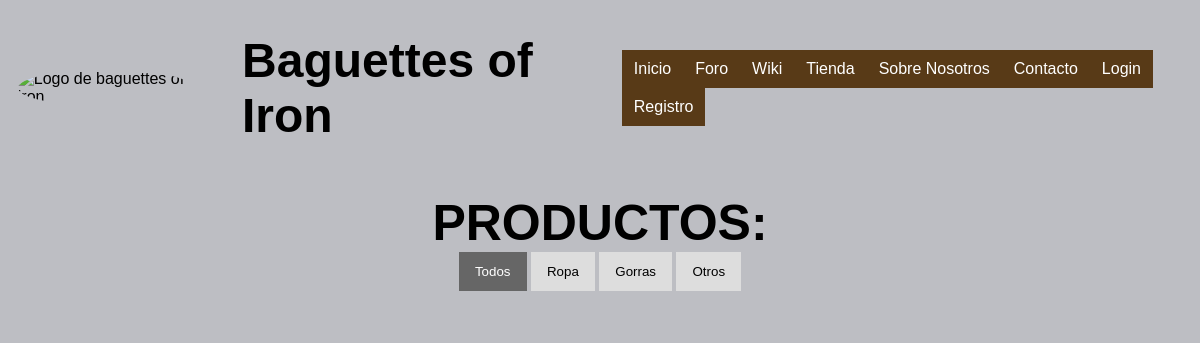
Before: /store.php with the older database file.
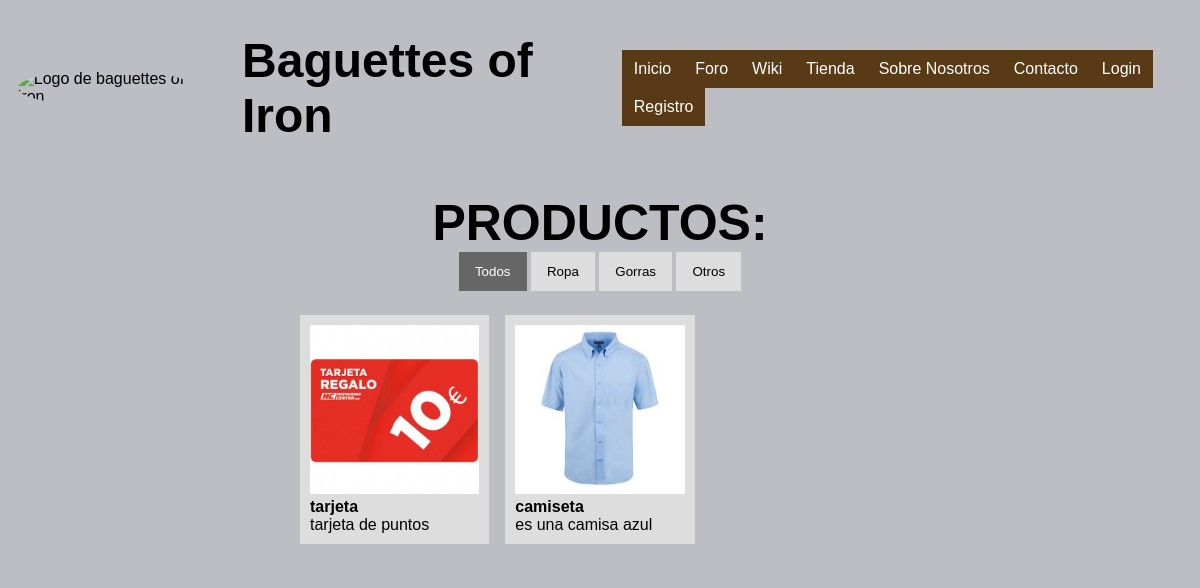
After: the same page with the newer database file.
### tables this page shows
CREATE TABLE `produtos` (
  `id` int(10) NOT NULL,
  `nombre` varchar(50) NOT NULL,
  `descripcion` varchar(50) NOT NULL,
  `imagen` varchar(100) NOT NULL,
  `id_tipo` int(10) NOT NULL
);

### includes/validation.php (called while the page is built, shortened)
<?php
    function isValidSession(){
        return isset($_SESSION['login'])&&isset($_SESSION['username']);
    }
?>

### includes/bootup.php (called while the page is built, shortened)
<?php
    spl_autoload_register(function($class){
        $prefix="es\\fdi\\ucm\\aw";
        $base_dir = __DIR__;
        $len = strlen($prefix);
        $relative_class = substr($class,$len);
        $file = $base_dir.str_replace('\\','/',$relative_class).'.php';
    });
?>

### includes/aplicacion.php (called while the page is built, shortened)
<?php
    class Aplicacion
    {
        private static  $instance = null;
        private $conn=null;
        public $datosBD=array();
        public static function getInstance(){
            if(Aplicacion::$instance==null)
                Aplicacion::$instance = new Aplicacion();
            return Aplicacion::$instance;
        }
        public function init($datos){
            $this->datosBD= $datos;
        }
        public function conexionBD(){
            if($this->conn==null){
                $this->conn = new \mysqli($this->datosBD['host'],$this->datosBD['user'],$this->datosBD['pass'],$this->datosBD['bd']);
            }
            return $this->conn;
        }
    }
?>

### includes/producto.php (called while the page is built, shortened)
<?php
    class Producto
    {
        public static function show(){
            $preparedStatement=Aplicacion::getInstance()->conexionBD()->prepare("SELECT * FROM produtos");
            $preparedStatement->execute();
            $preparedStatement->store_result();
            if($preparedStatement->num_rows>0){
                $listProductos =Array();
                $preparedStatement->bind_result($id,$nombre,$description,$image,$type);
                while ($preparedStatement->fetch()) {
                    $item= [
                        'id' => $id,
                        'name' => $nombre,
                        'description' => $description,
                        'image' => $image,
                        'id_tipo' => $type,
                    ];
                    array_push($listProductos,$item);
                }
                return $listProductos;
            }
            return false;
        }
    }
?>

### store.php (the view, shortened to what this page needs)
<?php
require_once('includes/bootup.php');
require_once('includes/validation.php');
?>
<!DOCTYPE html>
<html lang="es" dir="ltr">
<head>
  <link rel="stylesheet" type="text/css" href="css/master.css?v=<?php echo (rand()); ?>">
  <link rel="stylesheet" type="text/css" href="css/estilo_tienda.css?v=<?php echo (rand()); ?>">
</head>
<body>
  <?php
  include_once('includes/comun/header.php');
  $productos = Producto::show();
  ?>
  <br>
  <h2>PRODUCTOS:</h2>
  <div class="btnContainer" id="myBtnContainer">
    <button class="btn active" onclick="filterSelection('all')"> Todos</button>
    <button class="btn" onclick="filterSelection('1')"> Ropa</button>
    <button class="btn" onclick="filterSelection('2')"> Gorras</button>
    <button class="btn" onclick="filterSelection('3')"> Otros</button>
  </div>
  <div id="store">
    <div class="row">
      <?php
      foreach ($productos as $producto) {
      ?>
        <div class="column <?php echo $producto['id_tipo']; ?>">
          <div class="content">
            <img src="<?php echo $producto['image']; ?>" alt="Gafas" style="width:100%">
            <h4><?php echo $producto['name']; ?></h4>
            <p><?php echo $producto['description']; ?></p>
          </div>
        </div>
      <?php } ?>
    </div>
  </div>
</body>
</html>

### includes/comun/header.php (shortened to what this page needs)
<div class="header-app row">
    <div class="header-izda">
        <img class="header-element logo" src="img/logo_baguettes_of_iron.jpg" alt="Logo de baguettes of iron"></li>
    </div>
    <div class="header-izda">
        <h1>Baguettes of Iron</h1></li>
    </div>
    <div id="header">
                <ul class="nav">
                    <li><a href="index.php">Inicio</a></li>
                    <li><a href="forum.php?pag=1">Foro </a></li>
                    <li><a href="wiki.php">Wiki </a></li>
                    <li><a href="store.php">Tienda</a></li>
                    <li><a href="about.php">Sobre Nosotros</a></li>
                    <li><a href="contact.php">Contacto</a></li>
                    <?php
                if(isValidSession()&&$_SESSION['login']){
                    ?>
                    <li><a href="dashboard.php">  <?php echo $_SESSION['username'].' ' ?><i class="fas fa-user"></i></a>
                        <ul>
                            <?php
                                if($_SESSION['rol']==1){
                                ?>
                                    <!-- <li><a class="text-center" href="dashboard.php"> <i class="fas fa-terminal"></i> Admin</a>
                                    <li><a class="text-center" href="dashboard.php"> <i class="fas fa-eye"></i> Admin</a> -->
                                    <li><a class="text-center" href="dashboard.php"> <i class="fas fa-desktop"></i> Admin</a>
                                        <!-- <ul>
                                            <li><a href="dashboard.php">Admin</a></li>
                                        </ul> -->
                                    </li>
                                <?php
                                }
                            ?>
    						<li><a href="map.php">Mapa</a></li>
                            <li><a href="includes/logout.php"> Cerrar Sesion</a></li>
                        </ul>
                    </li>
                    <?php
                }
                else{
                    ?>
                    <li><a href="login.php">Login</a></li>
                    <li><a href="registro.php">Registro</a></li>
                    <?php
                }
                ?>
        </div>
</div>

### css/master.css (style rules this page uses)
body { background-color: #BDBEC3; }
.header-element { display: inline; vertical-align:middle; margin-left: 1%; }
* { margin:0px; padding:0px; }
.header-app { display: flex; width: 100%; margin: auto; height: 20vh; justify-content: center; align-items:center; }
#header { font-family:Arial, Helvetica, sans-serif; height: 10vh; align-items:center; justify-content: center; display: flex; }
.header-izda { justify-content: center; margin: 0 2vw; }
.header-izda h1 { font-size: 6vh; }
.header-izda img { width: 10vw; border-radius: 100%; }
ul, ol { list-style:none; }
.nav > li { float:left; }
.nav li a { background-color:rgb(88, 58, 23); color:#fff; text-decoration:none; padding:10px 12px; display:block; text-align: center; }
.active, .dot:hover { background-color: rgb(88, 58, 23); }

### css/estilo_tienda.css (style rules this page uses)
* { box-sizing: border-box; }
body { background-color: #BDBEC3; font-family: Arial; }
h2 { font-size: 50px; word-break: break-all; text-align: center; }
.row { margin: 8px -16px; }
.btnContainer { text-align: center; }
.row, .row > .column { padding: 8px; }
.column { float: left; width: 33.33%; display: none; }
.row:after { content: ""; display: table; clear: both; }
.content { background-color: #ddd; padding: 10px; }
.show { display: block; }
.btn { border: none; outline: none; padding: 12px 16px; background-color: #ddd; cursor: pointer; }
.btn.active { background-color: #666; color: white; }
* { box-sizing:border-box }
#store { width: 50vw; display: flex; margin: auto; }

Changed rows visible on the page:
added produtos: imagen (picture), nombre "tarjeta", descripcion "tarjeta de puntos"
added produtos: imagen (picture), nombre "camiseta", descripcion "es una camisa azul"
